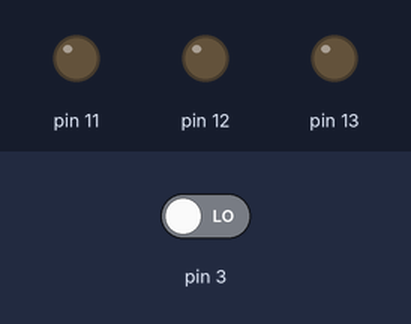
This sketch was run on a simulated Arduino Uno, built with avr-gcc and run on an emulated ATmega328P. Parts: output pins drawn as LEDs (lit = HIGH). The test bench sets the inputs (shaded band); at power-on: pin 3 LOW.

Above: at 1.2 s.
1.3 s: pin 3 driven HIGH
At 2.1 s:
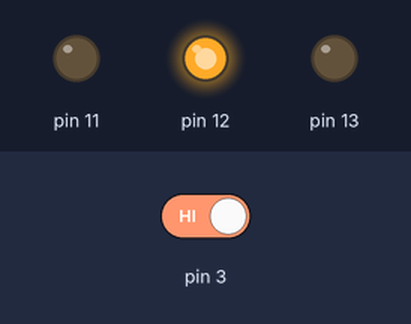
At 4.2 s:
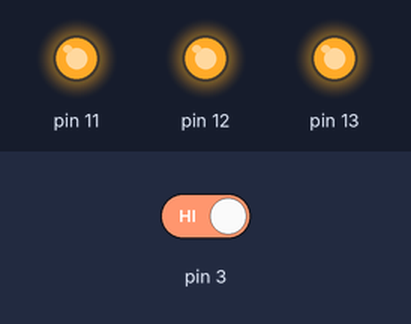
Timing chart, 0 to 10.3 s (numbered marks = the images above; inputs shaded):
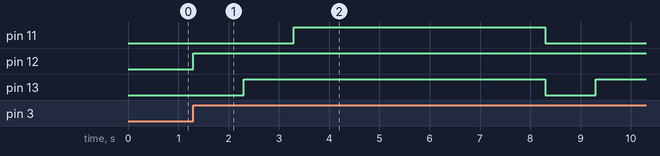

The sketch:

sketch_dec22c.ino
```cpp
void setup() {
  Serial.begin(9600);
  pinMode(3, INPUT);
  pinMode(11, OUTPUT);
  pinMode(12, OUTPUT);
  pinMode(13, OUTPUT);
}
void loop() {
  int sensorValue1 = digitalRead(3);

  if (sensorValue1 == 1) {
    digitalWrite(12, HIGH);
    delay(1000);
    digitalWrite(13, HIGH);
    delay(1000);
    digitalWrite(11, HIGH);
    delay(5000);
    digitalWrite(12, LOW);
    digitalWrite(13, LOW);
    digitalWrite(11, LOW);
  }
}
```

Measured:
- after the input at 1.3 s, pin 11: LOW → HIGH after 2.0 s, → LOW 5.0 s later; pin 12: LOW → HIGH at once; pin 13: LOW → HIGH after 1.0 s, → LOW 6.0 s later, → HIGH 1.0 s later
